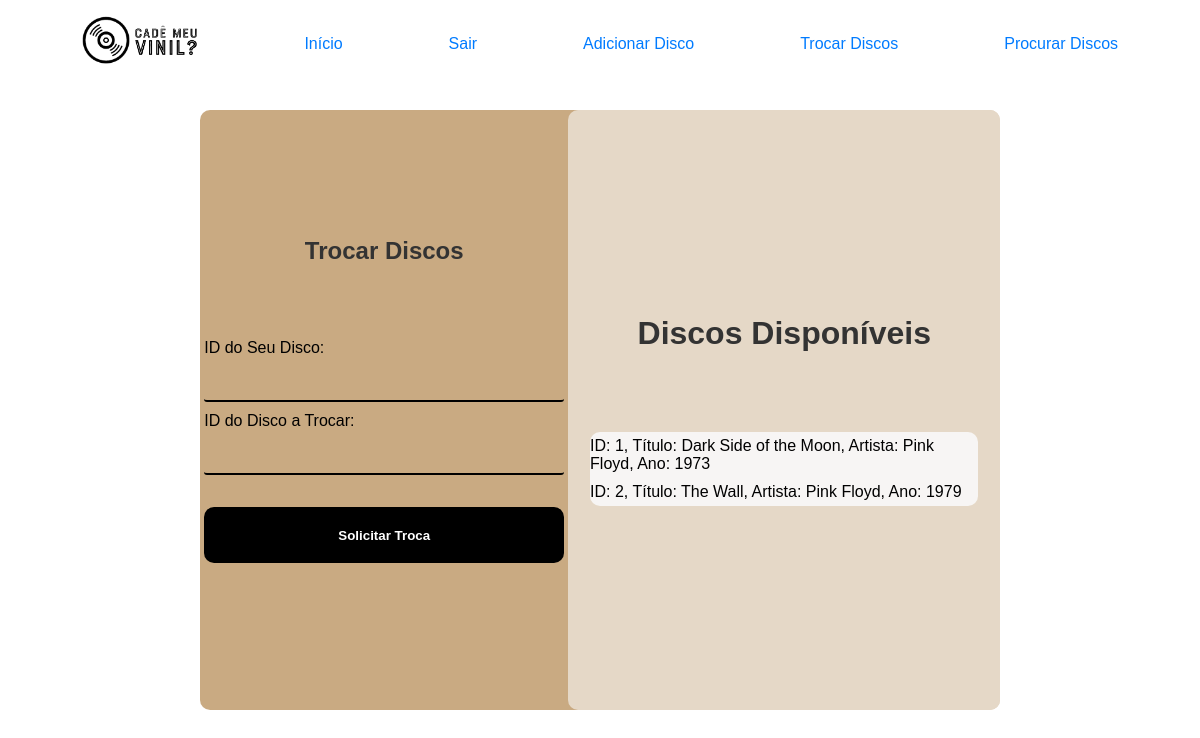
Before: /exchange_disks (signed in) with the older database file.
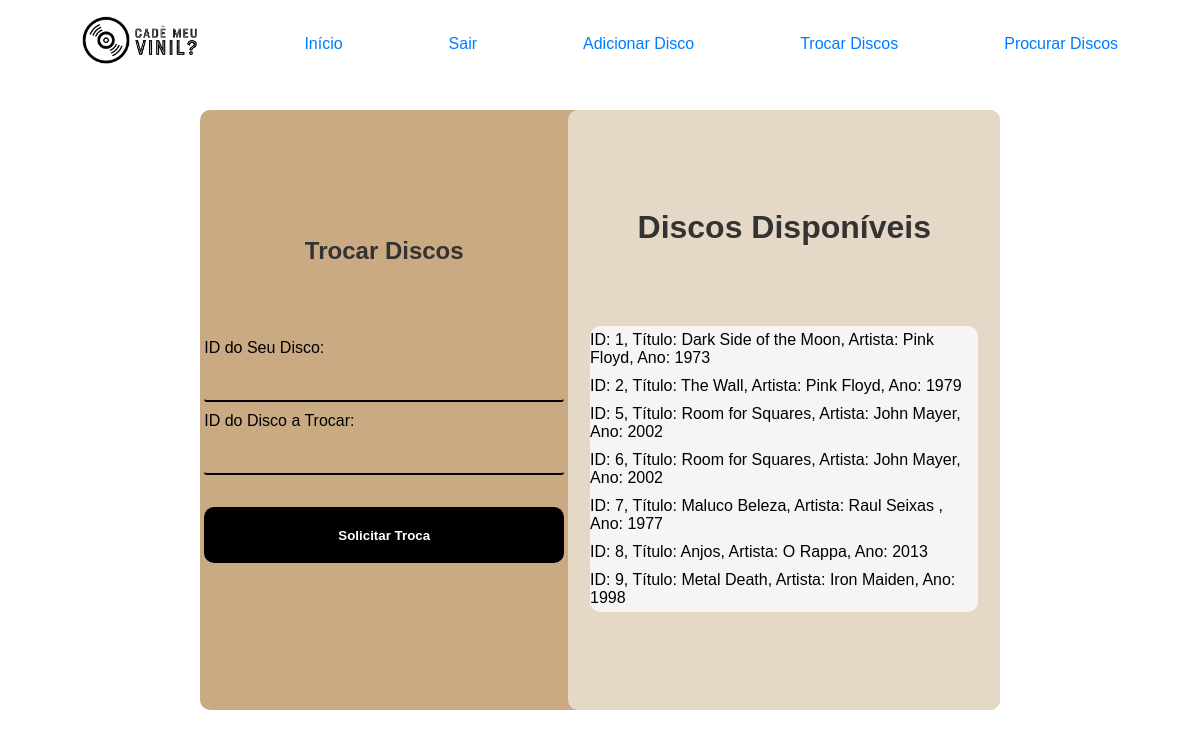
After: the same page with the newer database file.
### models.py (models this page shows)
class Disk(db.Model):
    id = db.Column(db.Integer, primary_key=True)
    title = db.Column(db.String(128), nullable=False)
    artist = db.Column(db.String(128), nullable=False)
    year = db.Column(db.Integer, nullable=False)
    owner_id = db.Column(db.Integer, db.ForeignKey('user.id'))

### app.py (the view, shortened to what this page needs)
@app.route('/exchange_disks', methods=['GET', 'POST'])
@login_required
def exchange_disks():
    disks = Disk.query.filter(Disk.owner_id != current_user.id).all()
    return render_template('exchange_disks.html', disks=disks)

### app.py (called while the page is built)
@login_manager.user_loader
def load_user(user_id):
    return User.query.get(int(user_id))

### templates/exchange_disks.html
{% extends "index.html" %}
{% block content %}
<div class="exchange-disk-body">
    <link rel="stylesheet" href="/static/exchange.css">
    <div class="container">
        <div class="info-container">
            <h2>Trocar Discos</h2>
            <form class="form-container" method="post">
                <label for="from_disk_id">ID do Seu Disco:</label>
                <input type="number" id="from_disk_id" name="from_disk_id" required>
                <label for="to_disk_id">ID do Disco a Trocar:</label>
                <input type="number" id="to_disk_id" name="to_disk_id" required>
                <button type="submit">Solicitar Troca</button>
            </form>
        </div>
            <div class="disponiveis">
                <h1>Discos Disponíveis</h1>
                <ul>
                    {% for disk in disks %}
                        <li>ID: {{ disk.id }}, Título: {{ disk.title }}, Artista: {{ disk.artist }}, Ano: {{ disk.year }}</li>
                    {% endfor %}
                </ul>
            </div>
    </div>
</div>
{% endblock %}

### templates/index.html (shortened to what this page needs)
<!DOCTYPE html>
<html lang="pt-BR">
<head>
    <link rel="stylesheet" href="{{ url_for('static', filename='style.css') }}">
</head>
<body>
    <nav class="index-nav">
        <div id="logo-header">
            <img id="logo-vetor" src="{{ url_for('static', filename='assets/logo-aba.png') }}" alt="">
            <img id="logo-nome" src="{{ url_for('static', filename='assets/logo-nome.png') }}" alt="">
        </div>
        <a href="{{ url_for('index') }}">Início</a>
        {% if current_user.is_authenticated %}
            <a id="index-a" href="{{ url_for('logout') }}">Sair</a>
            <a id="index-a" href="{{ url_for('add_disk') }}">Adicionar Disco</a>
            <a id="index-a" href="{{ url_for('exchange_disks') }}">Trocar Discos</a>
        {% else %}
            <a id="index-a" href="{{ url_for('login') }}">Login</a>
            <a id="index-a" href="{{ url_for('register') }}">Registrar</a>
        {% endif %}
        <a id="index-a" href="{{ url_for('search_disks') }}">Procurar Discos</a>
    </nav>
    <div>
        {% block content %}{% endblock %}
    </div>
</body>
</html>

### static/style.css (style rules this page uses)
* { padding: 0; margin: 0; box-sizing: border-box; }
body { display: flex; flex-direction: column; font-family: Arial, sans-serif; }
h1, h2, h3 { color: #333; }
.index-nav { display: flex; align-items: center; gap: 0.5rem; margin-bottom: 10px; margin-top: 1rem; }
.index-nav a { margin-left: 1rem; margin-top: 0.2rem; text-decoration: none; color: #007bff; }
#logo-vetor { width: 3rem; }
#logo-nome { width: 4rem; margin-bottom: 0.5rem; }
form { margin-bottom: 20px; }
label { display: block; margin-top: 10px; }
input { width: 100%; padding: 8px; margin-top: 5px; }
button { background-color: #007bff; color: white; border: none; cursor: pointer; }
ul { list-style-type: none; padding: 0; }
ul li { padding: 5px 0; }
@media screen and (min-width: 1150px) { nav { display: flex; justify-content: space-evenly; align-items: center; gap: 2rem; } }

### static/exchange.css (style rules this page uses)
* { margin: 0; padding: 0; box-sizing: border-box; font-family: 'Lucida Sans', 'Lucida Sans Regular', 'Lucida Grande', 'Lucida Sans Unicode', Geneva, Verdana, sans-serif; }
.exchange-disk-body { height: 100vh; display: flex; flex-direction: column; align-items: center; }
.container { background-color: rgba(151, 92, 16, 0.521); display: flex; margin-top: 2rem; width: 50rem; height: 75vh; border-radius: 10px; }
.info-container { display: flex; flex-direction: column; justify-content: center; align-items: center; width: 50%; height: 100%; gap: 1rem; }
h2 { margin-bottom: 3rem; }
.form-container { display: flex; flex-direction: column; }
.form-container input { height: 5vh; width: 45vh; border: none; border-bottom: 2px solid black; border-radius: 3px; background-color: rgba(151, 92, 16, 0); }
.form-container button { background-color: rgba(151, 92, 16, 0.521); margin-top: 2rem; width: 100%; height: 7vh; font-weight: 900; border-radius: 10px; cursor: pointer; background-color: rgb(0, 0, 0); color: white; transition: transform 1s ease, background-color 0.3s ease; }
.disponiveis { background-color:rgba(250, 250, 250, 0.579); display: flex; flex-direction: column; align-items: center; justify-content: center; gap: 5rem; border-radius: 10px; }
h1 { margin-left: auto; margin-right: auto; }
ul { width: 90%; background-color:rgba(250, 250, 250, 0.886); border-radius: 10px; }

Changed rows visible on the page:
added Disk: id "5", title "Room for Squares", artist "John Mayer", year "2002"
added Disk: id "6", title "Room for Squares", artist "John Mayer", year "2002"
added Disk: id "7", title "Maluco Beleza", artist "Raul Seixas", year "1977"
added Disk: id "8", title "Anjos", artist "O Rappa", year "2013"
added Disk: id "9", title "Metal Death", artist "Iron Maiden", year "1998"
